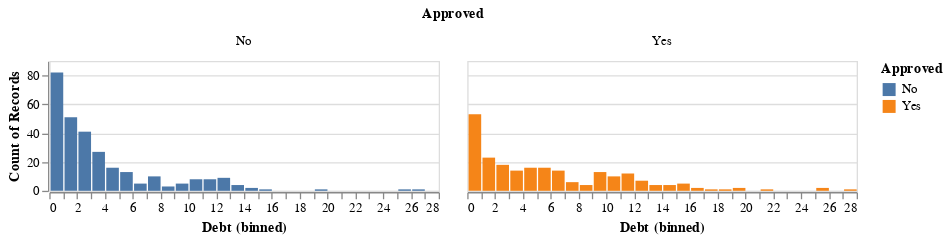

This figure's notebook cell:
### Markdown cell above
Figure 3. Number of records approved and not approved for credit card based on applicant's age.

### Code cell
data_vis_d = alt.Chart(data_train).mark_bar().encode(
    x = alt.X('Debt').scale(clamp= True).bin(maxbins=30),
    y = alt.Y('count()'),
    color = alt.Color('Approved')
).properties(
    height=100
).facet(
    "Approved:N",)
data_vis_d

### Figure 1 — Vega-Lite specification as saved in the notebook (floating-point values rounded to 4 significant figures; data arrays with more than 128 entries replaced by an {"elided": "..."} marker saying what was removed)
{"config": {"view": {"continuousWidth": 300, "continuousHeight": 300}}, "data": {"name": "data-9b2ed57830432ad344c2b937c9697da2"}, "facet": {"field": "Approved", "type": "nominal"}, "spec": {"mark": {"type": "bar"}, "encoding": {"color": {"field": "Approved", "type": "nominal"}, "x": {"bin": {"maxbins": 30}, "field": "Debt", "scale": {"clamp": true}, "type": "quantitative"}, "y": {"aggregate": "count", "type": "quantitative"}}, "height": 100}, "$schema": "https://vega.github.io/schema/vega-lite/v5.15.1.json", "datasets": {"data-9b2ed57830432ad344c2b937c9697da2": {"elided": "517 records"}}}
